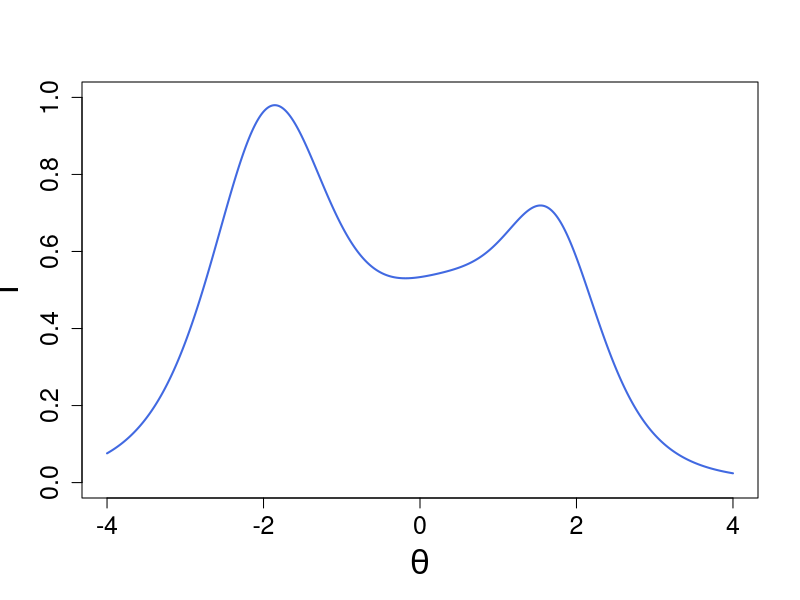

Recreate this plot in R. (Note: this script raises an error after producing the figure.)
rm(list = ls())
set.seed(999)
cut_borders <- function(x){
  pattern <- "(\\(|\\[)(-*[0-9]+\\.*[0-9]*),(-*[0-9]+\\.*[0-9]*)(\\)|\\])"
  
  start <- as.numeric(gsub(pattern,"\\2", x))
  end <- as.numeric(gsub(pattern,"\\3", x))
  
  data.frame(start, end)
}

i_info <- function(b, a=1,c=0, theta = seq(-5,5,length.out=1000)){
  
  
  P <- NULL 
  Q <- NULL
  Ii <- NULL
  
  for(i in 1:1000){
    P[i] <- 1/(1+ exp (-a*(theta[i] - b)))
    Q[i]= 1-P[i]
    Ii[i] =(a*Q[i]*(P[i]-c)^2)/(P[i]*((1-c)^2)) # (3PL)
  }
  return(Ii)
}


# Function to get all item information
item_info <- function(b,a=1){
  item <- NULL
  for(i in 1:length(b)){
    item[[i]] <- i_info(b[i],a[i])
  }
  return(item)
}

# definizione dei parametri ---- 
item = data.frame(item = paste("item", 1:10), 
                  b = c(runif(10, -3,3)),
                  a = c(runif(10, .20, 2)))

true_theta = seq(-4, 4, length.ou = 1000)
true_theta = true_theta[order(true_theta)]

# stratgeia normale per ottenere forme brevi

p_all = data.frame(matrix(nrow = nrow(item),
                          ncol = length(true_theta)))
q_all = data.frame(matrix(nrow = nrow(item),
                          ncol = length(true_theta)))
ii_all = data.frame(matrix(nrow = nrow(item),
                           ncol = length(true_theta)))
colnames(ii_all) = true_theta
true_theta = true_theta[order(true_theta)]
for (i in 1:nrow(item)) {
  temp = item[i, ]
  for (j in 1:length(true_theta)) {
    p_all[i, j] =  exp(temp$a *(true_theta[j] - temp$b))/(1 + exp(temp$a *(true_theta[j] - temp$b)))
    q_all[i, j] = 1-(exp(temp$a *(true_theta[j] - temp$b))/(1 + exp(temp$a *(true_theta[j] - temp$b))))
    
    ii_all[i,j] = temp$a^2 * p_all[i,j] *q_all[i,j]
  }
}

info_total = mean(colSums(ii_all))
item$IIF = rowMeans(ii_all)
for(i in 2:ncol(item)) {
  item[, i] = round(item[,i], 3)
}

rownames(item) = item$item
small = item[order(item$IIF, decreasing = T), ]
b <- small[1:5, "b"]
a <- small[1:5, "a"]

c <- item_info(b,a)


#Theta <-matrix(seq(-4,4, length.out=1000))
check <- data.frame(true_theta,
                    item_info = c[[1]],
                    item_info2 = c[[2]],
                    item_info3 = c[[3]], 
                    item_info4 = c[[4]], 
                    item_info5 = c[[5]])
check$sum = rowSums(check[,-1])



d1 <- do.call('cbind',c)
sum_info2 <- rowSums(d1)
plot(check$true_theta, check$sum , ylim= c(0, 1), cex.lab= 2,
     cex.axis =1.5,
     xlab = expression(theta), ylab = bquote(.("I", expression(theta))),
     type = "l", lwd =2,
     col = "royalblue")

# stessa cosa ma con item selezionati con la "nuova strategia!
theta_target = 3
theta_target = stats::kmeans(matrix(true_theta, ncol = 1),
                   centers = theta_target)
theta_target = (theta_target$centers)
# theta_target = seq(min(true_theta),max(true_theta),
#                    length.out = theta_target)
# tt = cut_borders(cut(theta_target, 5))
# tt$theta_target = rowMeans(tt)
# compute information for each item for each theta target (cluster and guided strategies)
p = data.frame(matrix(nrow = nrow(item),
                      ncol = length(theta_target)))
q = data.frame(matrix(nrow = nrow(item),
                      ncol = length(theta_target)))
ii = data.frame(matrix(nrow = nrow(item),
                       ncol = length(theta_target)))

colnames(ii) = theta_target[order(theta_target)]
rownames(ii) = paste0("item", 1:nrow(item))
temp = NULL
for (i in 1:nrow(item)) {
  temp = item[i, ]
  for (j in 1:length(theta_target)) {
    p[i, j] =  exp(temp$a *(theta_target[j] - temp$b))/(1 + exp(temp$a *(theta_target[j] - temp$b)))
    q[i, j] = 1-(exp(temp$a *(theta_target[j] - temp$b))/(1 + exp(temp$a *(theta_target[j] - temp$b))))
    
    ii[i,j] = temp$a^2 * p[i,j] * q[i,j]
  }
}
theta_target_k = theta_target[order(theta_target)]
ii$item =rownames(ii)
ii = ii[, c(ncol(ii), 1:(ncol(ii)-1))]
show_item = ii 
colnames(show_item)[2:4] = round(theta_target_k, 2)
for (i in 2:ncol(show_item)) {
  show_item[, i] = round(show_item[,i], 2)
}

ii_long = stats::reshape(ii,
                         idvar = "item",
                         direction = "long",
                         varying = list(2:ncol(ii)),
                         v.names = "info",
                         timevar = "theta_target",
                         times = names(ii)[-1])


max_data = stats::aggregate(info ~ item + theta_target,
                            data = ii_long, max)

max_data =  max_data[order(as.numeric(max_data$theta_target)), ]

temp = NULL
max_info = NULL

for(i in 1:length(unique(max_data$theta_target))) {
  temp1 = max_data[which(max_data$info == max(max_data$info)), ]
  max_data = max_data[which(max_data$item != temp1$item & max_data$theta_target != temp1$theta_target), ]
  max_info = rbind(max_info, temp1)
}
max_info$theta_target = as.numeric(max_info$theta_target)
for (i in 2:ncol(max_info)) {
  max_info[, i] = round(max_info[, i], 3)
}


#max_info = max_info[order(max_info$theta_target), ]


colnames(max_info)[2:3] = c("theta target", "IIF")
# prendere item
item$item = rownames(item)
max_info$item = gsub("item", "item ", max_info$item)
new = item[item$item %in% max_info$item, ]

b1 <- new[, "b"]
a1 <- new[, "a"]

c1 <- item_info(b1,a1)

check1 <- data.frame(true_theta,
                    item_info = c1[[1]],
                    item_info2 = c1[[2]],
                    item_info3 = c1[[3]], 
                    item_info4 = c1[[4]], 
                    item_info5 = c1[[5]])
check1$sum = rowSums(check1[,-1])

# nuova strategia
lines(check1$true_theta, check1$sum, lwd =2,
      col = "magenta", lty = 4)
